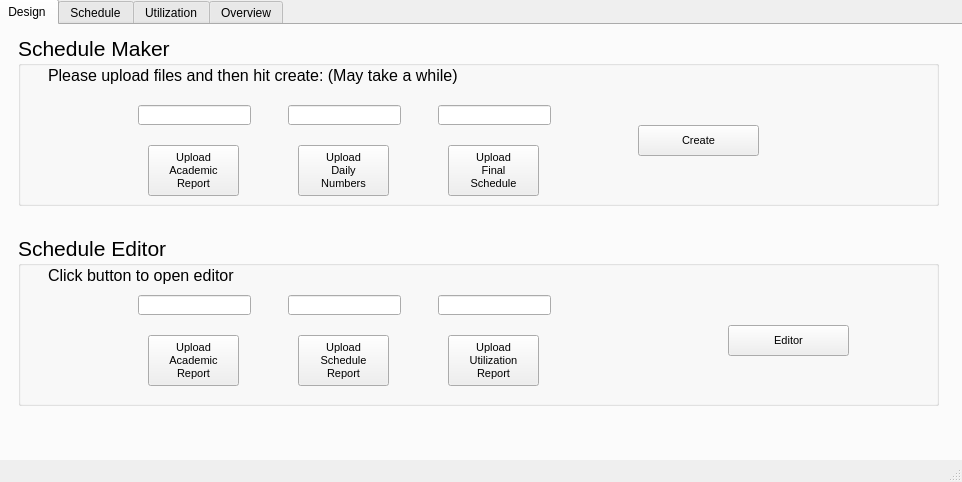
<?xml version="1.0" encoding="UTF-8"?>
<ui version="4.0">
 <class>MainWindow</class>
 <widget class="QMainWindow" name="MainWindow">
  <property name="geometry">
   <rect>
    <x>0</x>
    <y>0</y>
    <width>962</width>
    <height>482</height>
   </rect>
  </property>
  <property name="windowTitle">
   <string>MainWindow</string>
  </property>
  <widget class="QWidget" name="centralwidget">
   <widget class="QTabWidget" name="tabWidget">
    <property name="geometry">
     <rect>
      <x>-4</x>
      <y>-1</y>
      <width>971</width>
      <height>711</height>
     </rect>
    </property>
    <property name="currentIndex">
     <number>0</number>
    </property>
    <widget class="QWidget" name="tabDesign">
     <attribute name="title">
      <string>Design</string>
     </attribute>
     <widget class="QGroupBox" name="groupBox_7">
      <property name="geometry">
       <rect>
        <x>20</x>
        <y>10</y>
        <width>921</width>
        <height>171</height>
       </rect>
      </property>
      <property name="font">
       <font>
        <pointsize>16</pointsize>
       </font>
      </property>
      <property name="title">
       <string>Schedule Maker</string>
      </property>
      <widget class="QPushButton" name="btnCreate">
       <property name="geometry">
        <rect>
         <x>620</x>
         <y>90</y>
         <width>121</width>
         <height>31</height>
        </rect>
       </property>
       <property name="font">
        <font>
         <pointsize>8</pointsize>
        </font>
       </property>
       <property name="text">
        <string>Create</string>
       </property>
      </widget>
      <widget class="QLineEdit" name="leAAR">
       <property name="geometry">
        <rect>
         <x>120</x>
         <y>70</y>
         <width>113</width>
         <height>20</height>
        </rect>
       </property>
       <property name="font">
        <font>
         <pointsize>8</pointsize>
        </font>
       </property>
      </widget>
      <widget class="QPushButton" name="btnFileFS">
       <property name="geometry">
        <rect>
         <x>430</x>
         <y>110</y>
         <width>91</width>
         <height>51</height>
        </rect>
       </property>
       <property name="font">
        <font>
         <pointsize>8</pointsize>
        </font>
       </property>
       <property name="text">
        <string>Upload
Final
Schedule</string>
       </property>
      </widget>
      <widget class="QLineEdit" name="leDN">
       <property name="geometry">
        <rect>
         <x>270</x>
         <y>70</y>
         <width>113</width>
         <height>20</height>
        </rect>
       </property>
       <property name="font">
        <font>
         <pointsize>8</pointsize>
        </font>
       </property>
      </widget>
      <widget class="QPushButton" name="btnFileDN">
       <property name="geometry">
        <rect>
         <x>280</x>
         <y>110</y>
         <width>91</width>
         <height>51</height>
        </rect>
       </property>
       <property name="font">
        <font>
         <pointsize>8</pointsize>
        </font>
       </property>
       <property name="text">
        <string>Upload
Daily
Numbers</string>
       </property>
      </widget>
      <widget class="QPushButton" name="btnFileAAR">
       <property name="geometry">
        <rect>
         <x>130</x>
         <y>110</y>
         <width>91</width>
         <height>51</height>
        </rect>
       </property>
       <property name="font">
        <font>
         <pointsize>8</pointsize>
        </font>
       </property>
       <property name="text">
        <string>Upload
Academic 
Report</string>
       </property>
      </widget>
      <widget class="QLineEdit" name="leFS">
       <property name="geometry">
        <rect>
         <x>420</x>
         <y>70</y>
         <width>113</width>
         <height>20</height>
        </rect>
       </property>
       <property name="font">
        <font>
         <pointsize>8</pointsize>
        </font>
       </property>
      </widget>
      <widget class="QLabel" name="label">
       <property name="geometry">
        <rect>
         <x>30</x>
         <y>20</y>
         <width>421</width>
         <height>41</height>
        </rect>
       </property>
       <property name="font">
        <font>
         <pointsize>12</pointsize>
        </font>
       </property>
       <property name="text">
        <string>Please upload files and then hit create: (May take a while)</string>
       </property>
      </widget>
     </widget>
     <widget class="QGroupBox" name="groupBox_8">
      <property name="geometry">
       <rect>
        <x>20</x>
        <y>210</y>
        <width>921</width>
        <height>171</height>
       </rect>
      </property>
      <property name="font">
       <font>
        <pointsize>16</pointsize>
       </font>
      </property>
      <property name="title">
       <string>Schedule Editor</string>
      </property>
      <widget class="QPushButton" name="btnEditor">
       <property name="geometry">
        <rect>
         <x>710</x>
         <y>90</y>
         <width>121</width>
         <height>31</height>
        </rect>
       </property>
       <property name="font">
        <font>
         <pointsize>8</pointsize>
        </font>
       </property>
       <property name="text">
        <string>Editor</string>
       </property>
      </widget>
      <widget class="QLabel" name="label_2">
       <property name="geometry">
        <rect>
         <x>30</x>
         <y>20</y>
         <width>201</width>
         <height>41</height>
        </rect>
       </property>
       <property name="font">
        <font>
         <pointsize>12</pointsize>
        </font>
       </property>
       <property name="text">
        <string>Click button to open editor</string>
       </property>
      </widget>
      <widget class="QLineEdit" name="leAAR2">
       <property name="geometry">
        <rect>
         <x>120</x>
         <y>60</y>
         <width>113</width>
         <height>20</height>
        </rect>
       </property>
       <property name="font">
        <font>
         <pointsize>8</pointsize>
        </font>
       </property>
      </widget>
      <widget class="QPushButton" name="btnFileSchedule">
       <property name="geometry">
        <rect>
         <x>280</x>
         <y>100</y>
         <width>91</width>
         <height>51</height>
        </rect>
       </property>
       <property name="font">
        <font>
         <pointsize>8</pointsize>
        </font>
       </property>
       <property name="text">
        <string>Upload
Schedule
Report</string>
       </property>
      </widget>
      <widget class="QLineEdit" name="leScheduleReport">
       <property name="geometry">
        <rect>
         <x>270</x>
         <y>60</y>
         <width>113</width>
         <height>20</height>
        </rect>
       </property>
       <property name="font">
        <font>
         <pointsize>8</pointsize>
        </font>
       </property>
      </widget>
      <widget class="QPushButton" name="btnFileUtilization">
       <property name="geometry">
        <rect>
         <x>430</x>
         <y>100</y>
         <width>91</width>
         <height>51</height>
        </rect>
       </property>
       <property name="font">
        <font>
         <pointsize>8</pointsize>
        </font>
       </property>
       <property name="text">
        <string>Upload
Utilization
Report</string>
       </property>
      </widget>
      <widget class="QPushButton" name="btnFileAAR_2">
       <property name="geometry">
        <rect>
         <x>130</x>
         <y>100</y>
         <width>91</width>
         <height>51</height>
        </rect>
       </property>
       <property name="font">
        <font>
         <pointsize>8</pointsize>
        </font>
       </property>
       <property name="text">
        <string>Upload
Academic 
Report</string>
       </property>
      </widget>
      <widget class="QLineEdit" name="leUltReport">
       <property name="geometry">
        <rect>
         <x>420</x>
         <y>60</y>
         <width>113</width>
         <height>20</height>
        </rect>
       </property>
       <property name="font">
        <font>
         <pointsize>8</pointsize>
        </font>
       </property>
      </widget>
     </widget>
    </widget>
    <widget class="QWidget" name="tabSchedules">
     <attribute name="title">
      <string>Schedule</string>
     </attribute>
     <widget class="QGroupBox" name="groupBox">
      <property name="geometry">
       <rect>
        <x>29</x>
        <y>320</y>
        <width>631</width>
        <height>101</height>
       </rect>
      </property>
      <property name="title">
       <string>Find Entry</string>
      </property>
      <widget class="QPushButton" name="btnFindSchedule">
       <property name="geometry">
        <rect>
         <x>480</x>
         <y>35</y>
         <width>91</width>
         <height>31</height>
        </rect>
       </property>
       <property name="text">
        <string>Find</string>
       </property>
      </widget>
      <widget class="QLabel" name="lblName">
       <property name="geometry">
        <rect>
         <x>10</x>
         <y>20</y>
         <width>61</width>
         <height>16</height>
        </rect>
       </property>
       <property name="font">
        <font>
         <pointsize>12</pointsize>
         <weight>75</weight>
         <bold>true</bold>
        </font>
       </property>
       <property name="text">
        <string>Name:</string>
       </property>
      </widget>
      <widget class="QLabel" name="lblName_2">
       <property name="geometry">
        <rect>
         <x>10</x>
         <y>60</y>
         <width>61</width>
         <height>16</height>
        </rect>
       </property>
       <property name="font">
        <font>
         <pointsize>12</pointsize>
         <weight>75</weight>
         <bold>true</bold>
        </font>
       </property>
       <property name="text">
        <string>Code:</string>
       </property>
      </widget>
      <widget class="QLineEdit" name="leScheduleName">
       <property name="geometry">
        <rect>
         <x>70</x>
         <y>20</y>
         <width>113</width>
         <height>20</height>
        </rect>
       </property>
      </widget>
      <widget class="QLineEdit" name="leScheduleCode">
       <property name="geometry">
        <rect>
         <x>70</x>
         <y>60</y>
         <width>113</width>
         <height>20</height>
        </rect>
       </property>
      </widget>
      <widget class="QLabel" name="lblName_3">
       <property name="geometry">
        <rect>
         <x>220</x>
         <y>20</y>
         <width>61</width>
         <height>16</height>
        </rect>
       </property>
       <property name="font">
        <font>
         <pointsize>12</pointsize>
         <weight>75</weight>
         <bold>true</bold>
        </font>
       </property>
       <property name="text">
        <string>Title:</string>
       </property>
      </widget>
      <widget class="QLineEdit" name="leScheduleTitle">
       <property name="geometry">
        <rect>
         <x>290</x>
         <y>20</y>
         <width>113</width>
         <height>20</height>
        </rect>
       </property>
      </widget>
      <widget class="QLabel" name="lblName_4">
       <property name="geometry">
        <rect>
         <x>220</x>
         <y>60</y>
         <width>61</width>
         <height>16</height>
        </rect>
       </property>
       <property name="font">
        <font>
         <pointsize>12</pointsize>
         <weight>75</weight>
         <bold>true</bold>
        </font>
       </property>
       <property name="text">
        <string>UPN:</string>
       </property>
      </widget>
      <widget class="QLineEdit" name="leScheduleUPN">
       <property name="geometry">
        <rect>
         <x>290</x>
         <y>60</y>
         <width>113</width>
         <height>20</height>
        </rect>
       </property>
      </widget>
     </widget>
     <widget class="QGroupBox" name="groupBox_2">
      <property name="geometry">
       <rect>
        <x>670</x>
        <y>320</y>
        <width>271</width>
        <height>101</height>
       </rect>
      </property>
      <property name="title">
       <string>View Schedule</string>
      </property>
      <widget class="QLineEdit" name="leScheduleFile">
       <property name="geometry">
        <rect>
         <x>30</x>
         <y>30</y>
         <width>201</width>
         <height>20</height>
        </rect>
       </property>
      </widget>
      <widget class="QPushButton" name="btnUploadSchedule">
       <property name="geometry">
        <rect>
         <x>70</x>
         <y>60</y>
         <width>111</width>
         <height>31</height>
        </rect>
       </property>
       <property name="text">
        <string>Upload</string>
       </property>
      </widget>
     </widget>
     <widget class="QTableWidget" name="tableView">
      <property name="geometry">
       <rect>
        <x>15</x>
        <y>11</y>
        <width>931</width>
        <height>301</height>
       </rect>
      </property>
     </widget>
    </widget>
    <widget class="QWidget" name="tabUtilization">
     <attribute name="title">
      <string>Utilization</string>
     </attribute>
     <widget class="QGroupBox" name="groupBox_3">
      <property name="geometry">
       <rect>
        <x>29</x>
        <y>320</y>
        <width>631</width>
        <height>101</height>
       </rect>
      </property>
      <property name="title">
       <string>Find Entry</string>
      </property>
      <widget class="QPushButton" name="btnUltFind">
       <property name="geometry">
        <rect>
         <x>480</x>
         <y>35</y>
         <width>91</width>
         <height>31</height>
        </rect>
       </property>
       <property name="text">
        <string>Find</string>
       </property>
      </widget>
      <widget class="QLabel" name="lblName_5">
       <property name="geometry">
        <rect>
         <x>10</x>
         <y>20</y>
         <width>61</width>
         <height>16</height>
        </rect>
       </property>
       <property name="font">
        <font>
         <pointsize>12</pointsize>
         <weight>75</weight>
         <bold>true</bold>
        </font>
       </property>
       <property name="text">
        <string>Name:</string>
       </property>
      </widget>
      <widget class="QLabel" name="lblName_6">
       <property name="geometry">
        <rect>
         <x>110</x>
         <y>60</y>
         <width>91</width>
         <height>16</height>
        </rect>
       </property>
       <property name="font">
        <font>
         <pointsize>12</pointsize>
         <weight>75</weight>
         <bold>true</bold>
        </font>
       </property>
       <property name="text">
        <string>Utlization:</string>
       </property>
      </widget>
      <widget class="QLineEdit" name="leUtlName">
       <property name="geometry">
        <rect>
         <x>70</x>
         <y>20</y>
         <width>113</width>
         <height>20</height>
        </rect>
       </property>
      </widget>
      <widget class="QLabel" name="lblName_7">
       <property name="geometry">
        <rect>
         <x>220</x>
         <y>20</y>
         <width>61</width>
         <height>16</height>
        </rect>
       </property>
       <property name="font">
        <font>
         <pointsize>12</pointsize>
         <weight>75</weight>
         <bold>true</bold>
        </font>
       </property>
       <property name="text">
        <string>UPN:</string>
       </property>
      </widget>
      <widget class="QLineEdit" name="leUtlUPN">
       <property name="geometry">
        <rect>
         <x>290</x>
         <y>20</y>
         <width>113</width>
         <height>20</height>
        </rect>
       </property>
      </widget>
      <widget class="QLineEdit" name="leUtlUtlization">
       <property name="geometry">
        <rect>
         <x>210</x>
         <y>60</y>
         <width>113</width>
         <height>20</height>
        </rect>
       </property>
      </widget>
     </widget>
     <widget class="QGroupBox" name="groupBox_4">
      <property name="geometry">
       <rect>
        <x>670</x>
        <y>320</y>
        <width>271</width>
        <height>101</height>
       </rect>
      </property>
      <property name="title">
       <string>View Report</string>
      </property>
      <widget class="QLineEdit" name="leUltFile">
       <property name="geometry">
        <rect>
         <x>30</x>
         <y>30</y>
         <width>201</width>
         <height>20</height>
        </rect>
       </property>
      </widget>
      <widget class="QPushButton" name="btnUtlUpload">
       <property name="geometry">
        <rect>
         <x>70</x>
         <y>60</y>
         <width>111</width>
         <height>31</height>
        </rect>
       </property>
       <property name="text">
        <string>Upload</string>
       </property>
      </widget>
     </widget>
     <widget class="QTableWidget" name="tableUlt">
      <property name="geometry">
       <rect>
        <x>15</x>
        <y>11</y>
        <width>931</width>
        <height>301</height>
       </rect>
      </property>
     </widget>
    </widget>
    <widget class="QWidget" name="tabOverview">
     <attribute name="title">
      <string>Overview</string>
     </attribute>
     <widget class="QGroupBox" name="groupBox_5">
      <property name="geometry">
       <rect>
        <x>670</x>
        <y>320</y>
        <width>271</width>
        <height>101</height>
       </rect>
      </property>
      <property name="title">
       <string>View Schedule</string>
      </property>
      <widget class="QLineEdit" name="leOverview">
       <property name="geometry">
        <rect>
         <x>30</x>
         <y>30</y>
         <width>201</width>
         <height>20</height>
        </rect>
       </property>
      </widget>
      <widget class="QPushButton" name="btnOverviewUpload">
       <property name="geometry">
        <rect>
         <x>70</x>
         <y>60</y>
         <width>111</width>
         <height>31</height>
        </rect>
       </property>
       <property name="text">
        <string>Upload</string>
       </property>
      </widget>
     </widget>
     <widget class="QTableWidget" name="tableOverview">
      <property name="geometry">
       <rect>
        <x>15</x>
        <y>11</y>
        <width>931</width>
        <height>301</height>
       </rect>
      </property>
     </widget>
     <widget class="QGroupBox" name="groupBox_6">
      <property name="geometry">
       <rect>
        <x>29</x>
        <y>320</y>
        <width>631</width>
        <height>101</height>
       </rect>
      </property>
      <property name="title">
       <string>Find Entry</string>
      </property>
      <widget class="QPushButton" name="btnOverFind">
       <property name="geometry">
        <rect>
         <x>480</x>
         <y>35</y>
         <width>91</width>
         <height>31</height>
        </rect>
       </property>
       <property name="text">
        <string>Find</string>
       </property>
      </widget>
      <widget class="QLabel" name="lblName_8">
       <property name="geometry">
        <rect>
         <x>10</x>
         <y>40</y>
         <width>61</width>
         <height>16</height>
        </rect>
       </property>
       <property name="font">
        <font>
         <pointsize>12</pointsize>
         <weight>75</weight>
         <bold>true</bold>
        </font>
       </property>
       <property name="text">
        <string>Code:</string>
       </property>
      </widget>
      <widget class="QLabel" name="lblName_9">
       <property name="geometry">
        <rect>
         <x>230</x>
         <y>40</y>
         <width>91</width>
         <height>16</height>
        </rect>
       </property>
       <property name="font">
        <font>
         <pointsize>12</pointsize>
         <weight>75</weight>
         <bold>true</bold>
        </font>
       </property>
       <property name="text">
        <string>Utlization:</string>
       </property>
      </widget>
      <widget class="QLineEdit" name="leOverCode">
       <property name="geometry">
        <rect>
         <x>70</x>
         <y>40</y>
         <width>113</width>
         <height>20</height>
        </rect>
       </property>
      </widget>
      <widget class="QLineEdit" name="leOverUlt">
       <property name="geometry">
        <rect>
         <x>330</x>
         <y>40</y>
         <width>113</width>
         <height>20</height>
        </rect>
       </property>
      </widget>
     </widget>
    </widget>
   </widget>
  </widget>
  <widget class="QMenuBar" name="menubar">
   <property name="geometry">
    <rect>
     <x>0</x>
     <y>0</y>
     <width>962</width>
     <height>21</height>
    </rect>
   </property>
  </widget>
  <widget class="QStatusBar" name="statusbar"/>
 </widget>
 <resources/>
 <connections/>
</ui>
